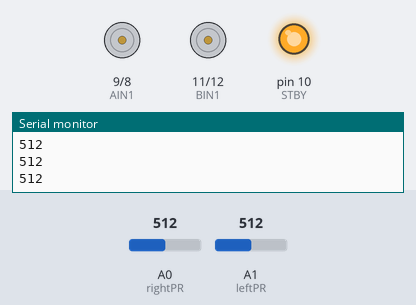
This sketch was run on a simulated Arduino Uno, built with avr-gcc and run on an emulated ATmega328P. Shown: motor-driver pin pairs drawn as motors (green arrow = first pin HIGH = forward, orange = second pin HIGH = backward, longer = more drive, scaled by the enable pin, stopped while the standby pin is LOW), output pins drawn as LEDs (lit = HIGH), the last lines printed to the serial monitor. The test bench sets the inputs (shaded band); at power-on: A0 (rightPR) = 512, A1 (leftPR) = 512.

Above: at 1.2 s.
1.3 s: A0 (rightPR) set to 735
2.8 s: A0 (rightPR) set to 759
At 3.2 s:
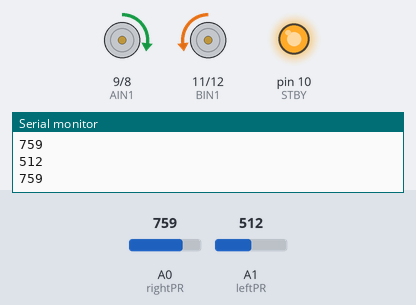
4.3 s: A1 (leftPR) set to 738
5.8 s: A1 (leftPR) set to 766
At 6.1 s:
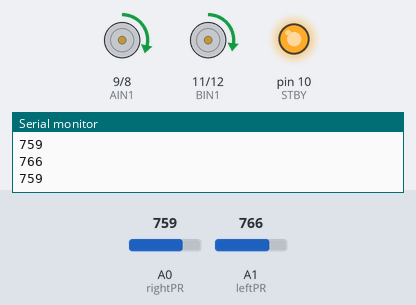
7.3 s: A0 (rightPR) set to 740
At 8.5 s:
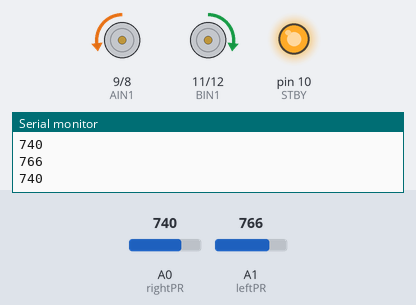
8.8 s: A0 (rightPR) set to 760
At 10.3 s:
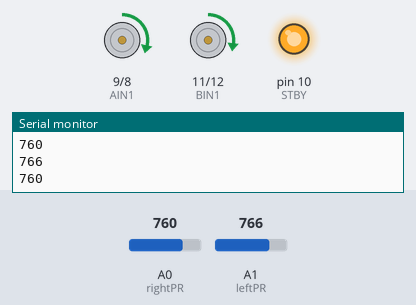
Timing chart, 0 to 11.3 s (numbered marks = the images above; inputs shaded):
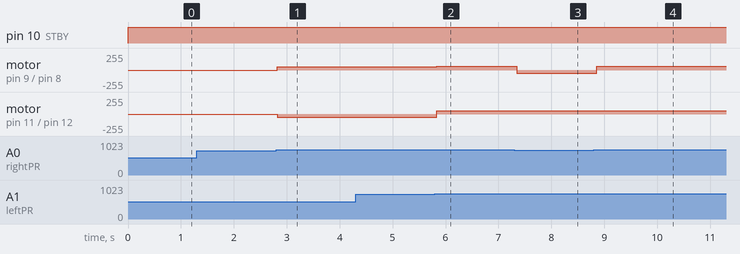

The sketch:

BlockingRoverWFollowing.ino
```cpp
/*Experimentory 2016 Rover Blocking Project
 * Starter code by: Meghan Jimenez
 * Additional code by:
 */

/*
 * Control functions:
 * stop(), forward(), backward(), left(), right(), softLeft(), softRight()
 */
 //Photoresistor variables
 int rightPR = A0;
 int leftPR = A1;

 int rightValue = 0;
 int leftValue = 0;

 int threshold = 750;

 //Motor control variables
 int STBY = 10; //standby

  //Motor A
  int PWMA = 3; //Speed control
  int AIN1 = 9; //Direction
  int AIN2 = 8; //Direction

  //Motor B
  int PWMB = 5; //Speed control
  int BIN1 = 11; //Direction
  int BIN2 = 12; //Direction

void setup() {
  // put your setup code here, to run once:
  pinMode(STBY, OUTPUT);

  pinMode(PWMA, OUTPUT);
  pinMode(AIN1, OUTPUT);
  pinMode(AIN2, OUTPUT);

  pinMode(PWMB, OUTPUT);
  pinMode(BIN1, OUTPUT);
  pinMode(BIN2, OUTPUT);

  Serial.begin(9600);
  Serial.println("Ready to line follow!");

}

void loop() {
  // put your main code here, to run repeatedly:
  rightValue = analogRead(rightPR);
  leftValue = analogRead(leftPR);
  Serial.println(leftValue);
  Serial.print(rightValue);
  Serial.println();
  if (leftValue < threshold && rightValue < threshold){
    stop();
  }
  else if (leftValue< threshold){
    left();
  }
  else if (rightValue < threshold){
    right();
  }
  else{
    forward();
  }
  //delay(100);
}


/*
 *
 *
 *
 *
 *
 *
 *
 *
 *
 *
 */


//Move function from http://bildr.org/2012/04/tb6612fng-arduino/
void move(int motor, int speed, int direction){
//Move specific motor at speed and direction
//motor: 0 for B 1 for A

//speed: 0 is off, and 255 is full speed

//direction: 0 clockwise, 1 counter-clockwise


  digitalWrite(STBY, HIGH); //make sure that robot is not in standby

  boolean inPin1 = LOW; //inPins choose which direction the motor is spinning
  boolean inPin2 = HIGH;

  if(direction == 1){
    inPin1 = HIGH;
    inPin2 = LOW;
  }

  if(motor == 1){
    digitalWrite(AIN1, inPin1); //chooses motor A and sets the direction by changing the inPin
    digitalWrite(AIN2, inPin2);
    analogWrite(PWMA, speed);   //changes motor speed by setting PWM for A to the input speed
  }else{
    digitalWrite(BIN1, inPin1); //same as above but for B
    digitalWrite(BIN2, inPin2);
    analogWrite(PWMB, speed);
  }
}

void stop(){
  move(1, 0, 0); //motor 1, stop
  move(2, 0, 0); //motor 2, stop
  delay(100);
}

void forward(){
  move(1, 56, 1); //motor 1, low speed, forward
  move(2, 50, 1); //motor 2, low speed, forward
  delay(100);
  //stop();
}

void backward(){
  move(1, 54, 0); //motor 1, low speed, reverse
  move(2, 50, 0); //motor 2, low speed, reverse
  delay(100);
  //stop();
}

void left(){
  move(1, 50, 1); //motor 1, low speed, forward
  move(2, 50, 0); //motor 2, low speed, reverse
  delay(100);
  //stop();
}

void right(){
  //go();
  move(1, 50, 0); //motor 1, low speed, reverse
  move(2, 50, 1); //motor 2, low speed, forward
  delay(100);
  //stop();
}
```

Measured:
- the behaviour switches between 749 and 750 on A0 (rightPR) (found by bisection; images 0 and 1)
- the behaviour switches between 749 and 750 on A1 (leftPR) (found by bisection; images 1 and 2)
- after the input at 2.8 s, motor on pin 9 (AIN1) / pin 8 (AIN2): stopped → forward 50/255 at once; motor on pin 11 (BIN1) / pin 12 (BIN2): stopped → backward 50/255 at once
- after the input at 5.8 s, motor on pin 9 (AIN1) / pin 8 (AIN2): forward 50/255 → forward 56/255 at once; motor on pin 11 (BIN1) / pin 12 (BIN2): backward 50/255 → forward 50/255 at once
- after the input at 7.3 s, motor on pin 9 (AIN1) / pin 8 (AIN2): forward 56/255 → backward 50/255 after 0.05 s
- after the input at 8.8 s, motor on pin 9 (AIN1) / pin 8 (AIN2): backward 50/255 → forward 56/255 after 0.05 s
